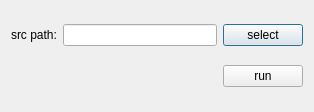
<?xml version="1.0" encoding="UTF-8"?>
<ui version="4.0">
 <class>AnalysisXmlDialog</class>
 <widget class="QDialog" name="AnalysisXmlDialog">
  <property name="geometry">
   <rect>
    <x>0</x>
    <y>0</y>
    <width>314</width>
    <height>112</height>
   </rect>
  </property>
  <property name="windowTitle">
   <string>Dialog</string>
  </property>
  <layout class="QVBoxLayout" name="verticalLayout">
   <item>
    <layout class="QHBoxLayout" name="horizontalLayout">
     <item>
      <widget class="QLabel" name="labelSrcPath">
       <property name="text">
        <string>src path:</string>
       </property>
      </widget>
     </item>
     <item>
      <widget class="QLineEdit" name="lineEditSrcPath"/>
     </item>
     <item>
      <widget class="QPushButton" name="btnSelectSrcPath">
       <property name="text">
        <string>select</string>
       </property>
      </widget>
     </item>
    </layout>
   </item>
   <item>
    <layout class="QHBoxLayout" name="horizontalLayout_3">
     <item>
      <spacer name="horizontalSpacer_2">
       <property name="orientation">
        <enum>Qt::Horizontal</enum>
       </property>
       <property name="sizeHint" stdset="0">
        <size>
         <width>168</width>
         <height>20</height>
        </size>
       </property>
      </spacer>
     </item>
     <item>
      <widget class="QPushButton" name="btnRun">
       <property name="text">
        <string>run</string>
       </property>
      </widget>
     </item>
    </layout>
   </item>
  </layout>
 </widget>
 <resources/>
 <connections/>
</ui>
